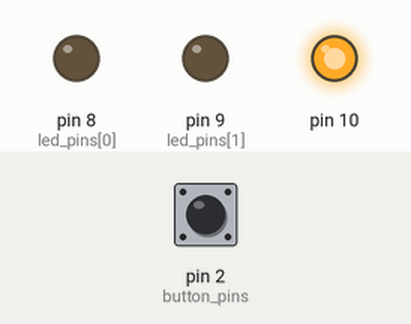
A sketch run on a simulated Arduino Uno, built with avr-gcc and run on an emulated ATmega328P. Parts: output pins drawn as LEDs (lit = HIGH). The inputs (shaded band) are chosen by the test bench; at power-on: pin 2 (button_pins) LOW. No radio packets arrive unless stated.

Above: at 1.2 s.
1.3 s: pin 2 (button_pins) pulled HIGH for 0.15 s
At 1.38 s:
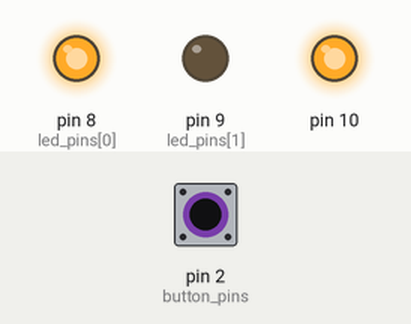
2.9 s: pin 2 (button_pins) pulled HIGH for 3.2 s
At 6.7 s:
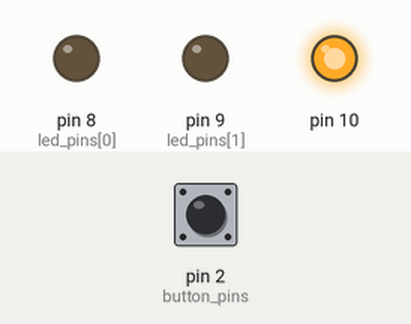
Timing chart, 0 to 8.2 s (numbered marks = the images above; inputs shaded):
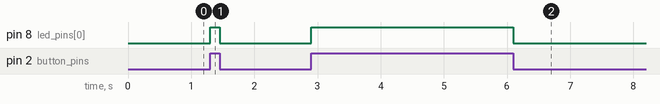

The sketch:

switch_rx.ino
```cpp
// (licence header left out)
/**
 * Example LED Remote
 *
 * This is an example of how to use the RF24 class to control a remote
 * bank of LED's using buttons on a remote control.
 *
 * On the 'remote', connect any number of buttons or switches from
 * an arduino pin to ground.  Update 'button_pins' to reflect the
 * pins used.
 *
 * On the 'led' board, connect the same number of LED's from an
 * arduino pin to a resistor to ground.  Update 'led_pins' to reflect
 * the pins used.  Also connect a separate pin to ground and change
 * the 'role_pin'.  This tells the sketch it's running on the LED board.
 *
 * Every time the buttons change on the remote, the entire state of
 * buttons is send to the led board, which displays the state.
 */

#include <RF24Network.h>
#include <RF24.h>
#include <SPI.h>

//
// Hardware configuration
//

// Set up nRF24L01 radio on SPI bus plus pins 8 & 9

RF24 radio(7,3);

// Network uses that radio
RF24Network network(radio);

// Address of our node
const uint16_t this_node = 011;
const uint16_t base_node = 00;


// Pins on the remote for buttons
const int button_pins[] = { 2 };
const uint8_t num_button_pins = sizeof(button_pins);

// Pins on the LED board for LED's
const uint8_t led_pins[] = { 8, 9 };
const uint8_t num_led_pins = sizeof(led_pins);

int numOfStateChanges = 0;

//
// Topology
//

// Single radio pipe address for the 2 nodes to communicate.
const uint64_t pipe = 0xE8E8F0F0E1LL;

//
// Role management
//
// Set up role.  This sketch uses the same software for all the nodes in this
// system.  Doing so greatly simplifies testing.  The hardware itself specifies
// which node it is.
//
// This is done through the role_pin
//

//
// Payload
//

uint8_t button_states[num_button_pins];
uint8_t remote_button_states[num_button_pins];
uint8_t led_states[num_led_pins];

unsigned long last_millis;

//
// Setup
//

void setup(void)
{
  //Attach the interrupt to the input pin and monitor for ANY Change
  attachInterrupt(0, stateChange, CHANGE);

  //
  // Setup and configure rf radio
  //

  SPI.begin();
  radio.begin();
  network.begin(/*channel*/ 90, /*node address*/ this_node);

  //
  // Open pipes to other nodes for communication
  //

  // This simple sketch opens a single pipes for these two nodes to communicate
  // back and forth.  One listens on it, the other talks to it.
  //radio.openReadingPipe(1,pipe);

  //
  // Start listening
  //

  //radio.startListening();

  //
  // Dump the configuration of the rf unit for debugging
  //

  //radio.printDetails();

  //
  // Set up buttons / LED's
  //

  // Set pull-up resistors for all buttons
//  int i = num_button_pins;
//  while(i--)
//  {
//    if (button_pins[i] > 0) {
//      pinMode(button_pins[i],INPUT);
//      digitalWrite(button_pins[i],HIGH);
//    }
//  }

  // Turn LED's OFF until we start getting keys
  int i = num_led_pins;
  while(i--)
  {
    pinMode(led_pins[i],OUTPUT);
    led_states[i] = LOW;
    digitalWrite(led_pins[i],led_states[i]);
  }

}

void stateChange()
{
  static unsigned long last_millis = 0;
  unsigned long m = millis();
  if (m - last_millis < 50) { // ignore interrupt: probably a bounce problem
  }
  else { // do pushbutton stuff
    last_millis = m;

    numOfStateChanges++;
    //  if (numOfStateChanges == 2)
    {
      numOfStateChanges = 0;
      led_states[0] ^= HIGH;
      digitalWrite(led_pins[0],led_states[0]);

      RF24NetworkHeader header(/*to node*/ base_node);
      bool ok = network.write(header, led_states, 1);
    }
  }
}

//
// Loop
//

void loop(void)
{
  //
  // If the state of any button has changed, send the whole state of
  // all buttons.
  //

  // Pump the network regularly
  network.update();

  // Is there anything ready for us?
  while ( network.available() )
  {
    // If so, grab it and print it out
    RF24NetworkHeader header;
    network.read(header, remote_button_states, num_button_pins);

    // For each button, if the button now on, then toggle the LED
    int j = num_led_pins;

    while(j--)
    {
      if ( button_pins[j] > 0) {
        if (remote_button_states[j]) {
          led_states[j] ^= HIGH;
          digitalWrite(led_pins[j],led_states[j]);
        }
      }
    }
  }

  // Try again in a short while

  // if there is data ready
//  if ( radio.available() )
//  {
//    // Dump the payloads until we've gotten everything
//    bool done = false;//  if ( !different )
//    while (!done)
//    {
//      // Fetch the payload, and see if this was the last one.
//      done = radio.read( remote_button_states, num_button_pins + 1);
//
//      // Spew it
//      printf("Got buttons\n\r");
//
//      // For each button, if the button now on, then toggle the LED
//      int j = num_led_pins;
//
//      while(j--)
//      {
//        if ( button_pins[j] > 0) {
//          if (remote_button_states[j]) {
//            led_states[j] ^= HIGH;
//            digitalWrite(led_pins[j],led_states[j]);
//          }
//        }
//      }
//    }
//  }
  delay(50);
}
```

Measured:
- after the input at 1.3 s, pin 8 (led_pins[0]): LOW → HIGH at once, → LOW 0.15 s later
- after the input at 2.9 s, pin 8 (led_pins[0]): LOW → HIGH at once, → LOW 3.2 s later
